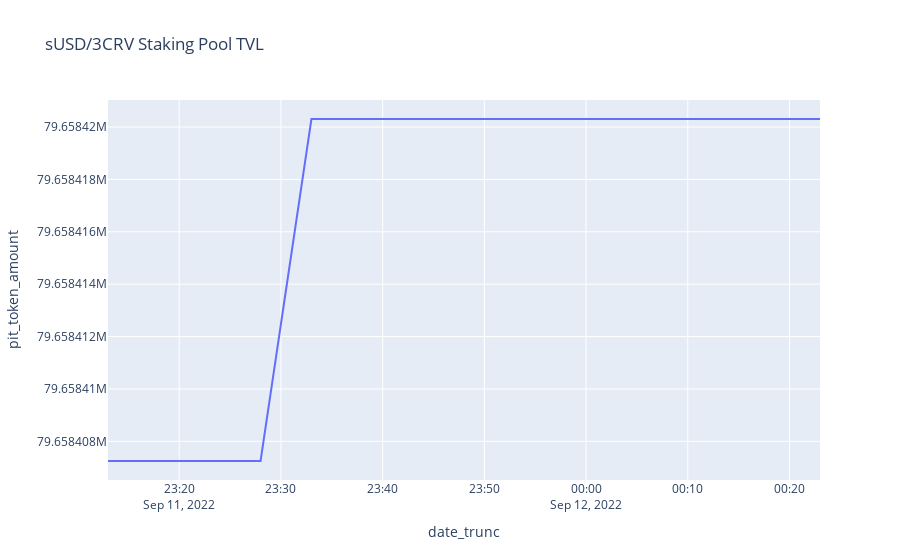

The notebook cell this image was saved under:
### Code cell
px.line(
    df, 
    x="date_trunc", 
    y="pit_token_amount",
    title='sUSD/3CRV Staking Pool TVL'
)

### Figure 1 — Plotly figure (JSON) as saved in the notebook; plotly's stock layout.template omitted (floating-point values rounded to 4 significant figures)
{"data": [{"hovertemplate": "date_trunc=%{x}<br>pit_token_amount=%{y}<extra></extra>", "legendgroup": "", "line": {"color": "#636efa", "dash": "solid"}, "marker": {"symbol": "circle"}, "mode": "lines", "name": "", "orientation": "v", "showlegend": false, "type": "scatter", "x": ["2022-09-11T23:13:00", "2022-09-11T23:18:00", "2022-09-11T23:23:00", "2022-09-11T23:28:00", "2022-09-11T23:33:00", "2022-09-11T23:38:00", "2022-09-11T23:43:00", "2022-09-11T23:48:00", "2022-09-11T23:53:00", "2022-09-12T00:00:00", "2022-09-12T00:06:00", "2022-09-12T00:09:00", "2022-09-12T00:13:00", "2022-09-12T00:18:00", "2022-09-12T00:23:00"], "xaxis": "x", "y": [79660000.0, 79660000.0, 79660000.0, 79660000.0, 79660000.0, 79660000.0, 79660000.0, 79660000.0, 79660000.0, 79660000.0, 79660000.0, 79660000.0, 79660000.0, 79660000.0, 79660000.0], "yaxis": "y"}], "layout": {"legend": {"tracegroupgap": 0}, "title": {"text": "sUSD/3CRV Staking Pool TVL"}, "xaxis": {"anchor": "y", "domain": [0, 1], "title": {"text": "date_trunc"}}, "yaxis": {"anchor": "x", "domain": [0, 1], "title": {"text": "pit_token_amount"}}}}
